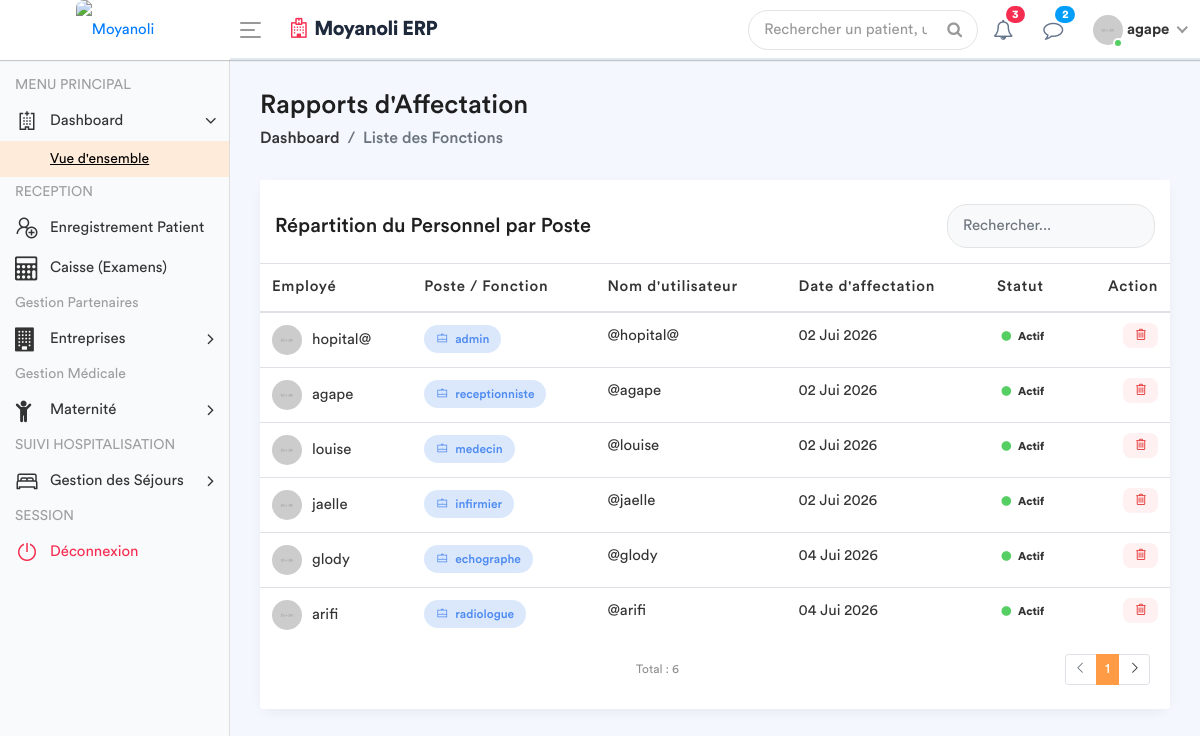
The app's page /employe-poste/ (signed in) with its own data.
### apps/models.py (models this page shows, shortened)
class Fonction(models.Model):
    fonctionKey = models.ForeignKey(Role, on_delete=models.SET_NULL, null=True)
    userKey = models.ForeignKey(User, on_delete=models.SET_NULL, null=True, related_name='user_fonction')
    autorisation = models.CharField(max_length=30, default='oui')

class Role(models.Model):
    roleName = models.CharField(max_length=30)

### apps/views.py (the view)
# urls.py: path('employe-poste/', views.liste_employe_poste, name='liste_employe_poste'),
@login_required
def liste_employe_poste(request):
    role_user = Fonction.objects.filter(userKey=request.user).first()
    fonctionKey = role_user.fonctionKey.roleName if role_user else None
    liste_postes = Fonction.objects.all().select_related('userKey', 'fonctionKey')
    context = {
        'liste_postes': liste_postes,
        'fonctionKey': fonctionKey,
    }
    return render(request, 'back-end/liste_fonctions.html', context)

### apps/templates/back-end/liste_fonctions.html (shortened to what this page needs)
<!DOCTYPE html>
{% load static %}
<html lang="fr">
    <head>
        {% include 'back-end/includes/css.html'%}
    </head>
    <body>
        <div class="main-wrapper">
            {% include 'back-end/includes/header.html'%}
            {% include 'back-end/includes/sidebar.html'%}
            <div class="page-wrapper">
                <div class="content container-fluid">
                    <div class="page-header">
                        <div class="row align-items-center">
                            <div class="col">
                                <h3 class="page-title">Rapports d'Affectation</h3>
                                <ul class="breadcrumb">
                                    <li class="breadcrumb-item"><a href="{% url 'dashboard' %}">Dashboard</a></li>
                                    <li class="breadcrumb-item active">Liste des Fonctions</li>
                                </ul>
                            </div>
                        </div>
                    </div>
                    <div class="row">
                        <div class="col-md-12">
                            <div class="card card-table">
                                <div class="card-header bg-white border-0 pt-4">
                                    <div class="row align-items-center">
                                        <div class="col">
                                            <h4 class="card-title mb-0">Répartition du Personnel par Poste</h4>
                                        </div>
                                        <div class="col-auto">
                                            <div class="search-box-container">
                                                <input type="text" id="searchInput" class="form-control" placeholder="Rechercher...">
                                            </div>
                                        </div>
                                    </div>
                                </div>
                                <div class="card-body">
                                    <div class="table-responsive">
                                        <table class="table table-hover table-center mb-0">
                                            <thead>
                                                <tr>
                                                    <th>Employé</th>
                                                    <th>Poste / Fonction</th>
                                                    <th>Nom d'utilisateur</th>
                                                    <th>Date d'affectation</th>
                                                    <th>Statut</th>
                                                    <th class="text-right">Action</th>
                                                </tr>
                                            </thead>
                                            <tbody id="tableBody">
                                                {% for poste in liste_postes %}
                                                <tr>
                                                    <td>
                                                        <h2 class="table-avatar">
                                                            <img src="/static/back-end/assets/img/profiles/avatar-01.jpg" alt="">
                                                            {{ poste.userKey.get_full_name|default:poste.userKey.username }}
                                                        </h2>
                                                    </td>
                                                    <td>
                                                        <span class="badge bg-inverse-primary badge-role">
                                                            <i class="la la-briefcase mr-1"></i> {{ poste.fonctionKey.roleName }}
                                                        </span>
                                                    </td>
                                                    <td>@{{ poste.userKey.username }}</td>
                                                    <td>{{ poste.userKey.date_joined|date:"d M Y" }}</td>
                                                    <td>
                                                        {% if poste.userKey.is_active %}
                                                            <span class="badge badge-success-border"><i class="fa fa-circle text-success mr-1"></i> Actif</span>
                                                        {% else %}
                                                            <span class="badge badge-danger-border"><i class="fa fa-circle text-danger mr-1"></i> Inactif</span>
                                                        {% endif %}
                                                    </td>
                                                    <td class="text-right">
                                                        <a href="{% url 'supprimer_poste' poste.id %}"
                                                           class="btn-delete"
                                                           onclick="return confirm('Êtes-vous sûr de vouloir supprimer cette affectation ?');"
                                                           title="Supprimer l'affectation">
                                                            <i class="la la-trash-alt"></i>
                                                        </a>
                                                    </td>
                                                </tr>
                                                {% empty %}
                                                <tr>
                                                    <td colspan="6" class="text-center text-muted py-4">
                                                        Aucune affectation enregistrée.
                                                    </td>
                                                </tr>
                                                {% endfor %}
                                            </tbody>
                                        </table>
                                    </div>
                                </div>
                                <div class="card-footer bg-white border-0 pb-4">
                                    <div class="row align-items-center">
                                        <div class="col">
                                            <small class="text-muted">Total : {{ liste_postes|length }}</small>
                                        </div>
                                        <div class="col-auto">
                                            <ul class="pagination pagination-sm mb-0">
                                                <li class="page-item disabled"><a class="page-link" href="#"><i class="la la-angle-left"></i></a></li>
                                                <li class="page-item active"><a class="page-link" href="#">1</a></li>
                                                <li class="page-item"><a class="page-link" href="#"><i class="la la-angle-right"></i></a></li>
                                            </ul>
                                        </div>
                                    </div>
                                </div>
                            </div>
                        </div>
                    </div>
                </div>
            </div>
        </div>
    </body>
</html>

### apps/templates/back-end/includes/header.html (shortened to what this page needs)
{% load static %}
<div class="header" style="background: #ffffff; border-bottom: 2px solid #e2e8f0;">
    <div class="header-left" style="background: #ffffff;">
        <a href="{% url 'home' %}" class="logo">
            <img src="{% static 'front-end/assets/dr/logo.jpeg' %}" width="45" height="45" alt="Moyanoli" style="border-radius: 8px;">
        </a>
    </div>
    <a id="toggle_btn" href="javascript:void(0);" style="color: #007bff;">
        <span class="bar-icon">
            <span></span>
            <span></span>
            <span></span>
        </span>
    </a>
    <div class="page-title-box">
        <h3 style="color: #1e293b; font-weight: 700; letter-spacing: -0.5px;">
            <i class="fa fa-hospital-o text-danger mr-2"></i>Moyanoli ERP
        </h3>
    </div>
    <ul class="nav user-menu">
        <li class="nav-item">
            <div class="top-nav-search">
                <form action="#">
                    <input class="form-control" type="text" placeholder="Rechercher un patient, un dossier...">
                    <button class="btn" type="submit"><i class="fa fa-search"></i></button>
                </form>
            </div>
        </li>
        <li class="nav-item dropdown">
            <a href="#" class="dropdown-toggle nav-link" data-toggle="dropdown">
                <i class="fa fa-bell-o" style="color: #64748b;"></i> <span class="badge badge-pill bg-danger">3</span>
            </a>
        </li>
        <li class="nav-item dropdown">
            <a href="#" class="dropdown-toggle nav-link" data-toggle="dropdown">
                <i class="fa fa-comment-o" style="color: #64748b;"></i> <span class="badge badge-pill bg-info">2</span>
            </a>
        </li>
        <li class="nav-item dropdown has-arrow main-drop">
            <a href="#" class="dropdown-toggle nav-link" data-toggle="dropdown">
                <span class="user-img">
                    <img src="{% static 'back-end/assets/img/profiles/avatar-21.jpg' %}" alt="">
                    <span class="status online"></span>
                </span>
                <span style="font-weight: 600;">{{ user.username }}</span>
            </a>
        </li>
    </ul>
</div>

### apps/templates/back-end/liste_fonctions.html (style rules this page uses)
.page-wrapper { background-color: #f4f7fe; }
.card-table { border: none; border-radius: 15px; box-shadow: 0 4px 12px rgba(0,0,0,0.05); }
.badge-role { padding: 8px 12px; border-radius: 20px; font-weight: 500; font-size: 12px; }
.table-avatar img { width: 30px; height: 30px; border-radius: 50%; margin-right: 10px; }
.search-box-container { max-width: 300px; }
.search-box-container .form-control { border-radius: 20px; padding-left: 15px; background-color: #f8f9fa; border: 1px solid #e3e3e3; }
.btn-delete { color: #e63c3c; background: #fff1f1; border: none; padding: 5px 10px; border-radius: 8px; transition: all 0.3s; }

### records on screen
Fonction: userKey.get_full_name "hopital@", fonctionKey.roleName "admin", userKey.username "hopital@", userKey.date_joined "02 Jui 2026", shows "Actif"
Fonction: userKey.get_full_name "agape", fonctionKey.roleName "receptionniste", userKey.username "agape", userKey.date_joined "02 Jui 2026", shows "Actif"
Fonction: userKey.get_full_name "louise", fonctionKey.roleName "medecin", userKey.username "louise", userKey.date_joined "02 Jui 2026", shows "Actif"
Fonction: userKey.get_full_name "jaelle", fonctionKey.roleName "infirmier", userKey.username "jaelle", userKey.date_joined "02 Jui 2026", shows "Actif"
Fonction: userKey.get_full_name "glody", fonctionKey.roleName "echographe", userKey.username "glody", userKey.date_joined "04 Jui 2026", shows "Actif"
Fonction: userKey.get_full_name "arifi", fonctionKey.roleName "radiologue", userKey.username "arifi", userKey.date_joined "04 Jui 2026", shows "Actif"

### other values on screen
{{ user.username }} "agape"
{{ liste_postes|length }} "6"
